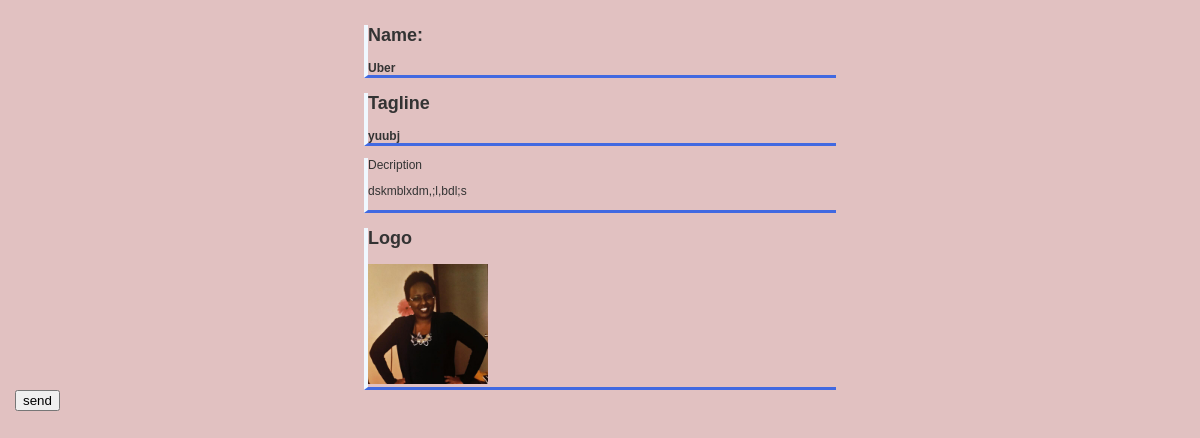
The app's page /feedback/company_detail/1/ with its own data.
### App/models.py (models this page shows)
class Company(models.Model):
    name = models.CharField(max_length=100)
    tagline = models.CharField(max_length=100)
    logo = models.ImageField(upload_to="Images")
    description = models.TextField()
    employees = models.ManyToManyField(User)
    def __unicode__(self):
        return self.name

### App/views.py (the view)
# urls.py: url(r'^company_detail/(?P<id>[0-9]+)/$', views.company_detail, name="company_detail"),
def company_detail(request, id):
    company = Company.objects.get(pk=id)
    return render(request, 'feedback/company_detail.html', {'company': company })

### App/templates/feedback/company_detail.html (shortened to what this page needs)
{% extends 'feedback/base_detail.html' %}
{% block content-main %}
<div class="company-content">
    <strong><h2>Name:</h2>{{ company.name }}</strong>
</div>
<div class="company-content">
  <strong><h2>Tagline</h2>{{ company.tagline }}</strong>
</div>
{% if not user.is_authenticated %}
<div class="company-content">
  <p>
    <p>
      Decription
    </p>{{ company.description }}
  </p>
</div>
{% endif %}
<div class="company-content">
  <h2>Logo</h2><img src="{{ company.logo.url }}" alt="{{ company.name }}"/>
</div>
{% if not user.is_superuser %}
<form action="." method="post"> {% csrf_token %}
  <input type="submit" value="send">
</form>
{% endif %}
{% endblock %}

### App/static/feedback/base.css (style rules this page uses)
body { margin: 0; padding: 0; background: #E1C1C1 none repeat scroll 0% 0%; font-size: 12px; font-family: "Lucida Grande", sans-serif; color: #333; }
form { padding: 0; margin: 0; }
.company-content { width: 40%; margin-left: auto; margin-right: auto; border-left: 4px solid aliceblue; border-bottom: 3px solid royalblue; }
img { height: 120px; width: 120px; }

### records on screen
Company: name "Uber", tagline "yuubj", description "dskmblxdm,;l,bdl;s", logo (picture)
